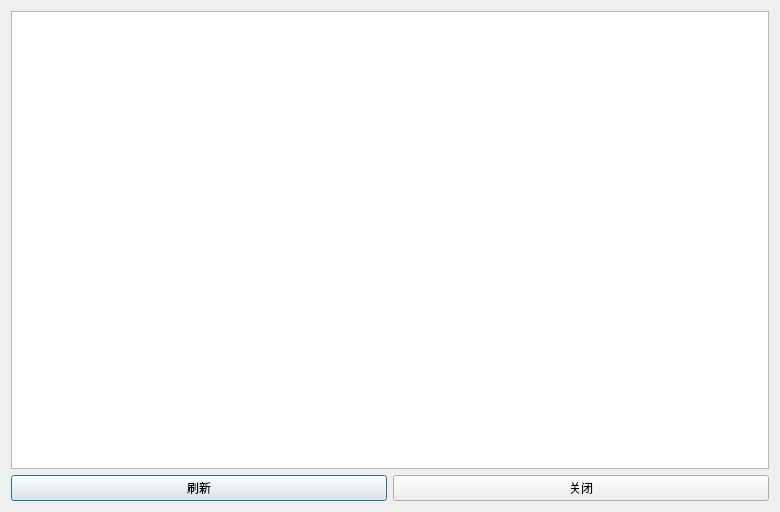
<?xml version="1.0" encoding="UTF-8"?>
<ui version="4.0">
 <class>LostDialog</class>
 <widget class="QDialog" name="LostDialog">
  <property name="geometry">
   <rect>
    <x>0</x>
    <y>0</y>
    <width>780</width>
    <height>512</height>
   </rect>
  </property>
  <property name="windowTitle">
   <string>失物招领信息查看</string>
  </property>
  <property name="windowIcon">
   <iconset resource="resources.qrc">
    <normaloff>:/resources/Lost_And_Found.ico</normaloff>:/resources/Lost_And_Found.ico</iconset>
  </property>
  <layout class="QVBoxLayout" name="verticalLayout">
   <item>
    <layout class="QVBoxLayout" name="verticalLayout_2">
     <item>
      <widget class="QTableView" name="tableView">
       <property name="autoScroll">
        <bool>true</bool>
       </property>
      </widget>
     </item>
    </layout>
   </item>
   <item>
    <layout class="QHBoxLayout" name="horizontalLayout">
     <item>
      <widget class="QPushButton" name="pushButtonRef">
       <property name="text">
        <string>刷新</string>
       </property>
      </widget>
     </item>
     <item>
      <widget class="QPushButton" name="pushButtonQuit">
       <property name="text">
        <string>关闭</string>
       </property>
      </widget>
     </item>
    </layout>
   </item>
  </layout>
 </widget>
 <resources>
  <include location="resources.qrc"/>
 </resources>
 <connections/>
</ui>
